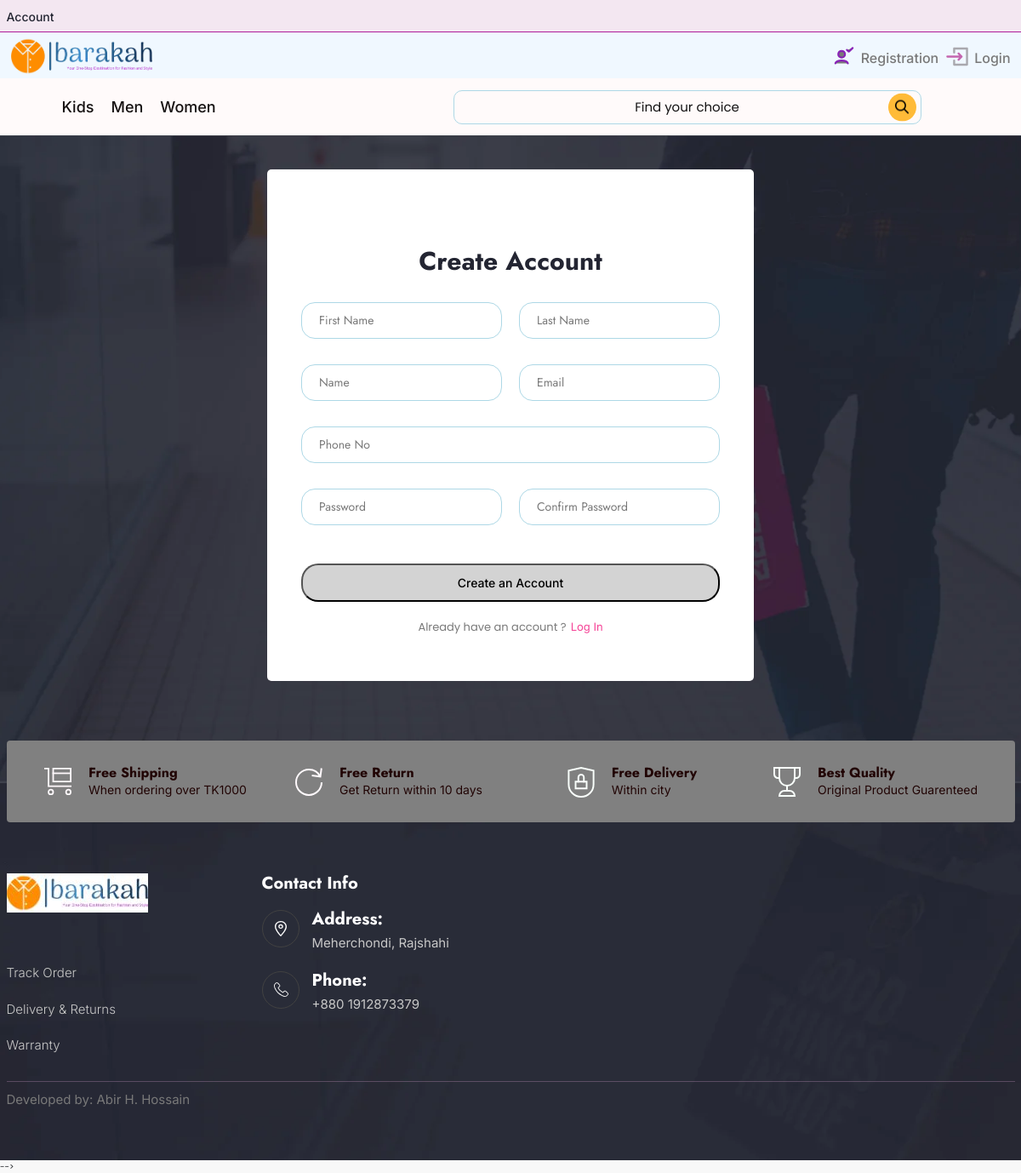
Screenshot of /accounts/registrationform/ with the database file from the repository.
### Category/models.py (models this page shows, shortened)
class CATEGORY(models.Model):
    title       = models.CharField(max_length=50)
    slug        = models.CharField(max_length=50)
    description = models.TextField(max_length=250,null=True,blank=True)
    cat_image   = models.ImageField(upload_to='categories',blank=True)
    is_active   =  models.BooleanField(default=True)
    class Meta():
        verbose_name_plural = "CATEGORYIES"
    def get_category_url(self):
        return reverse('cat_item',args=[self.slug])

### Accounts/views.py (the view)
# urls.py: path('registrationform/',views.UserRegistraionform,name='registrationform'),
def UserRegistraionform(request):
    if request.method == 'POST':
        form = RegistrationForm(request.POST)
        if form.is_valid():
            first_name = form.cleaned_data['first_name']
            last_name = form.cleaned_data['last_name']
            username = form.cleaned_data['username']
            email = form.cleaned_data['email']
            password = form.cleaned_data['password']
            user = User.objects.create_user(first_name=first_name,last_name=last_name,username=username,email=email,password=password)
            user.save()
            messages.success(request, "Thank you for registration!")
            return redirect('registrationform')
        else:
            pass
    else:
        form=RegistrationForm()
    context={
        'form':form
    }
    return render(request,'Accounts/registrationform.html',context)

### Cart/context_processors.py (called while the page is built, shortened)
def get_cart_items(request):
    items_in_cart = 0
    return dict(items_in_cart=items_in_cart)

### Category/context_processors.py (called while the page is built)
def categoryLink(request):
    Catglinks = CATEGORY.objects.all()
    sublinks  = SUBCATEGORY.objects.filter(category__in=Catglinks)
    return dict(catglinks=Catglinks,
        sublinks=sublinks,)

### templates/Accounts/registrationform.html (shortened to what this page needs)
{% extends 'common/base.html' %}
{% load static %}
{% block content %}
<section class="login account footer-padding">
    <div class="container">
        <div class="registration-section account-section">
            <div class="review-form">
                <h5 class="comment-title">Create Account</h5>
                <form action="{% url 'registrationform' %}" method="POST">
                    <div class=" account-inner-form">
                        <div class="review-form-name">
                            {{form.first_name}}
                        </div>
                        <div class="review-form-name">
                            {{form.last_name}}
                        </div>
                    </div>
                    <div class=" account-inner-form">
                        <div class="review-form-name">
                            {{form.username}}
                        </div>
                        <div class="review-form-name">
                            {{form.email}}
                        </div>
                    </div>
                    <div class=" account-inner-form">
                        <div class="review-form-name">
                            {{form.phone_no}}
                        </div>
                    </div>
                    <div class=" account-inner-form">
                        <div class="review-form-name">
                            {{form.password}}
                        </div>
                        <div class="review-form-name">
                            {{form.confirm_password}}
                        </div>
                    </div> <br>
                    <div class="login-btn text-center">
                        <input type="submit" class="shop-btn" value="Create an Account">
                    </div>
                </form>
                <div class="login-btn text-center">
                    <span class="shop-account">Already have an account ?<a href="{% url 'login' %}" style="color: rgb(245, 68, 151);">Log In</a></span>
                </div><br>
            </div>
        </div>
    </div>
</section>
{% endblock %}

### templates/common/navbar.html (shortened to what this page needs)
{% load static %}
<header id="header" class="header">
    <div class="header-top-section">
        <div class="container">
            <div class="header-top">
              <div class="header-profile">
                  <a href="#"><span>Account</span></a>
              </div>
            </div>
        </div>
    </div>
    <div class="header-center-section d-none d-lg-block" style="background-color:aliceblue;">
        <div class="container">
            <div class="header-center">
                <div class="logo">
                  <a href="{% url 'index' %}">
                      <img src="{% static 'assets/images/logos/barakah-one.webp' %}" alt="logo">
                  </a>
                </div>
                <div class="header-cart-items">
                    {% if user.is_authenticated %}
                    <div class="header-compaire">
                        <a href="{% url 'logout' %}" class="cart-item">
                            <span>
                                <svg height="27px" width="34px" version="1.1" id="Layer_1" xmlns="http://www.w3.org/2000/svg" xmlns:xlink="http://www.w3.org/1999/xlink" viewBox="-15.36 -15.36 542.72 542.72" xml:space="preserve" fill="#000000"><g id="SVGRepo_bgCarrier" stroke-width="0"></g><g id="SVGRepo_tracerCarrier" stroke-linecap="round" stroke-linejoin="round"></g><g id="SVGRepo_iconCarrier"> <path style="fill:#e255dd;" d="M488.001,472.001h-304c-13.254,0-24-10.746-24-24V352c0-13.256,10.746-24,24-24s24,10.744,24,24 v72.002h256V88h-256v72c0,13.254-10.746,24-24,24s-24-10.746-24-24V64c0-13.256,10.746-24,24-24h304c13.254,0,24,10.744,24,24 v384.002C512.001,461.256,501.256,472.001,488.001,472.001z"></path> <path style="fill:#64C37D;" d="M359.995,232.001H81.939l31.03-31.03c9.373-9.373,9.373-24.568,0-33.941 c-9.371-9.373-24.57-9.373-33.941,0l-72,72c-0.005,0.005-0.008,0.01-0.014,0.014c-0.554,0.555-1.078,1.138-1.574,1.744 c-0.23,0.282-0.43,0.578-0.648,0.867c-0.251,0.338-0.514,0.667-0.749,1.018c-0.232,0.347-0.432,0.706-0.645,1.062 c-0.189,0.317-0.387,0.626-0.562,0.952c-0.195,0.363-0.36,0.736-0.534,1.107c-0.16,0.339-0.33,0.672-0.474,1.019 c-0.15,0.363-0.272,0.733-0.403,1.101c-0.133,0.371-0.275,0.736-0.389,1.115c-0.112,0.371-0.197,0.749-0.291,1.125 c-0.096,0.384-0.203,0.762-0.282,1.152c-0.088,0.438-0.139,0.88-0.202,1.322c-0.046,0.334-0.11,0.662-0.146,1.002 c-0.155,1.578-0.155,3.166,0,4.744c0.034,0.342,0.099,0.675,0.147,1.013c0.062,0.437,0.114,0.875,0.2,1.309 c0.078,0.395,0.187,0.778,0.285,1.165c0.094,0.371,0.174,0.744,0.286,1.112c0.117,0.382,0.261,0.754,0.395,1.128 c0.13,0.365,0.25,0.73,0.397,1.088c0.147,0.352,0.318,0.69,0.482,1.032c0.171,0.366,0.334,0.736,0.525,1.094 c0.178,0.331,0.381,0.646,0.571,0.968c0.21,0.35,0.408,0.704,0.635,1.045c0.242,0.362,0.509,0.701,0.768,1.046 c0.211,0.28,0.405,0.566,0.627,0.838c0.504,0.613,1.034,1.205,1.597,1.765l71.995,71.998c4.686,4.686,10.829,7.03,16.97,7.03 c6.141-0.002,12.285-2.344,16.971-7.03c9.373-9.373,9.373-24.568,0-33.941l-31.03-31.032h278.056c13.254,0,24-10.746,24-24 C383.995,242.745,373.251,232.001,359.995,232.001z"></path> </g></svg>
                            </span>
                            <span class="cart-text ">
                                logout
                            </span>
                        </a>
                    </div>
                    {% else %}
                    <div class="header-user">
                        <a href="{% url 'registrationform' %}" class="cart-item">
                            <span>
                            </span>
                            <span class="cart-text">
                                Registration
                            </span>
                        </a>
                    </div>
                    <div class="header-user">
                        <a href="{% url 'login' %}" class="cart-item">
                            <span>
                            </span>
                            <span class="cart-text ">
                                Login
                            </span>
                        </a>
                    </div>
                    {% endif %}
                </div>
            </div>
        </div>
    </div>
    <div class="header-bottom d-lg-block d-none">
        <div class="container">
            <div class="header-nav">
                <div class="header-nav-menu navbar navbar-inverse">
                    <ul class="menu-list">
                        {% for category in catglinks %}
                        <li>
                            <a href="{{category.get_category_url}}">
                                <span class="list-text">{{category.title}}</span>
                            </a>
                        </li>
                        {% endfor %}
                    </ul>
                </div>
                <div class="search-box d-flex position-absolute top-50 end-0 translate-middle-y">
                    <form action="{% url 'search' %}" method="GET" class="search-bar">
                        <input class="input position-absolute top-50 start-50 translate-middle text-center fs-4 text" placeholder="Find your choice" type="text" name="keyword">
                        <button class="btn btn-outline position-absolute top-50 end-0 translate-middle-y align-items-center" type="submit"><img src="{% static 'assets/images/search/search.png' %}" width="25"></button>
                    </form>
                </div>
            </div>
        </div>
    </div>
</header>

### rows the page displays
CATEGORY: title "Kids"
CATEGORY: title "Men"
CATEGORY: title "Women"
